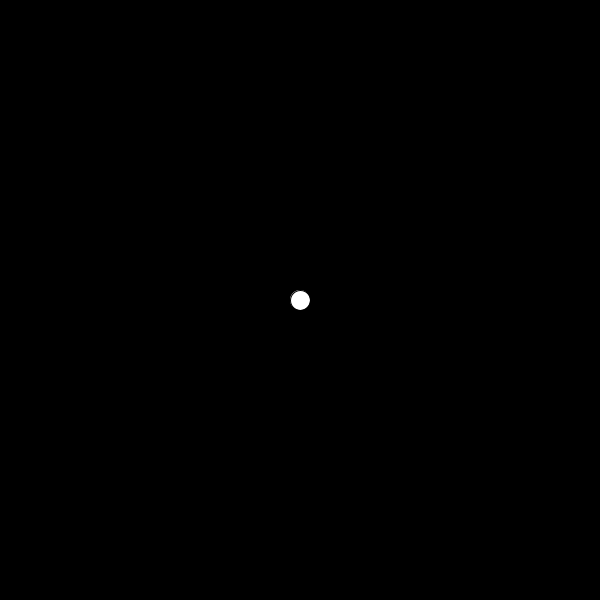
Frame 1 (no input)
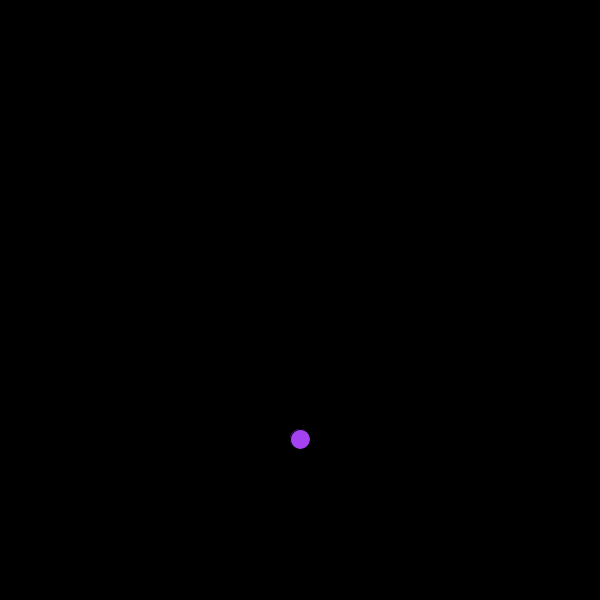
Frame 60 (the mouse pressed at the canvas centre just before this capture)
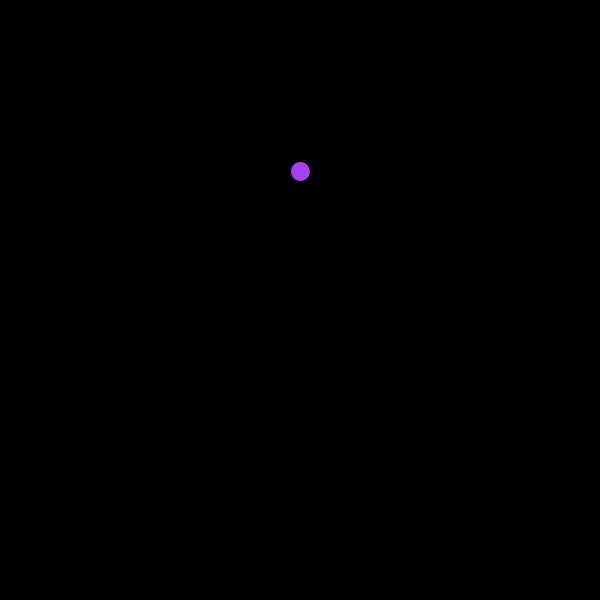
Frame 120 (the mouse held since frame 60 and released just before this capture)

The Processing sketch that drew these frames (run headless with seeded random() and noise(); from frame 60 on, the mouse is pressed at the canvas centre):

// Processing sketch: gravity
// ── gravity.pde
color ballColor;
float x;
float y;
float ySpeed;
float yDirection;
float gravity;

void setup() {
  size(600, 600);
  background(0);
  ballColor = color(255);
  x = width/2;
  y = height/2;
  ySpeed =6;
  yDirection = 1;
  gravity = .1;
}

void draw() {
  background(0);
  fill(ballColor);
  ellipse(x, y, 20, 20);
  y = y + ySpeed;
  ySpeed = ySpeed + gravity;  
  println("Y SPEED: " + ySpeed);
  if (y > height) {
    ySpeed = ySpeed * -0.95;
    ballColor = color(random(255),random(255),random(255));
  }
  

  
}
